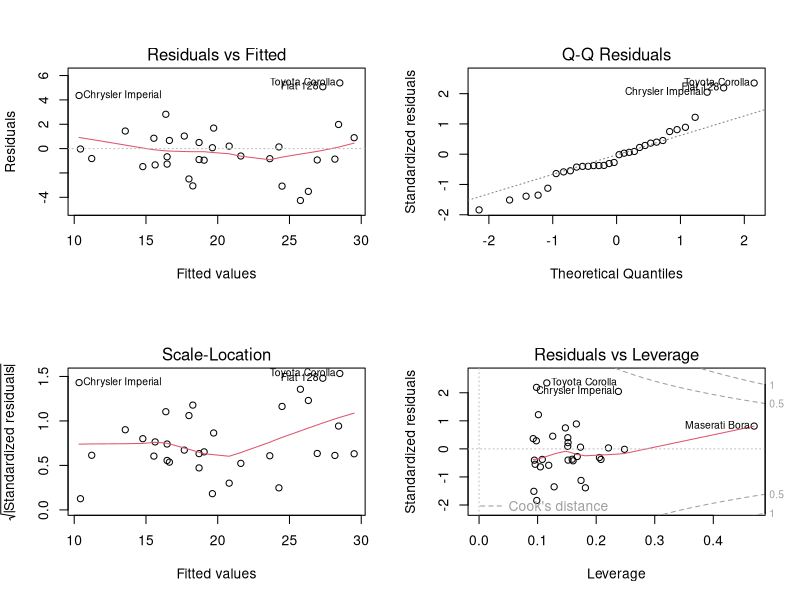

Reproduce this figure in R.
## ---- chunk 1
library(datasets)
fit1 <- lm(mpg ~ factor(cyl) + disp + hp + drat + wt + qsec + factor(vs) 
           + factor(am) + factor(gear) + factor(carb), data = mtcars)
s1 <- summary(fit1)
c1 <- s1$coef['factor(am)1', ]

fit2 <- lm(mpg ~ factor(am), data = mtcars)
s2 <- summary(fit2)
c2 <- s2$coef['factor(am)1', ]

rbind(c1, c2)
## ---- chunk 2
fit3 <- lm(mpg ~ wt + factor(cyl) + hp + factor(am), data = mtcars)
s3 <- summary(fit3)
a3 <- s3$adj.r.squared
c3 <- s3$coef['factor(am)1', ]
anova(fit2, fit3)$'Pr(>F)'[2] # p-value for choosing between fit2 and fit3
## ---- chunk 3
fit4 <- lm(mpg ~ wt + factor(cyl) + hp, data = mtcars)
s4 <- summary(fit4)
a4 <- s4$adj.r.squared # Regression variance (dropping transmission style)
cbind(a3, a4)
## ---- chunk 4
library(car)
vif(fit4)
## ---- chunk 5
par(mfrow = c(2, 2))
plot(fit4)
